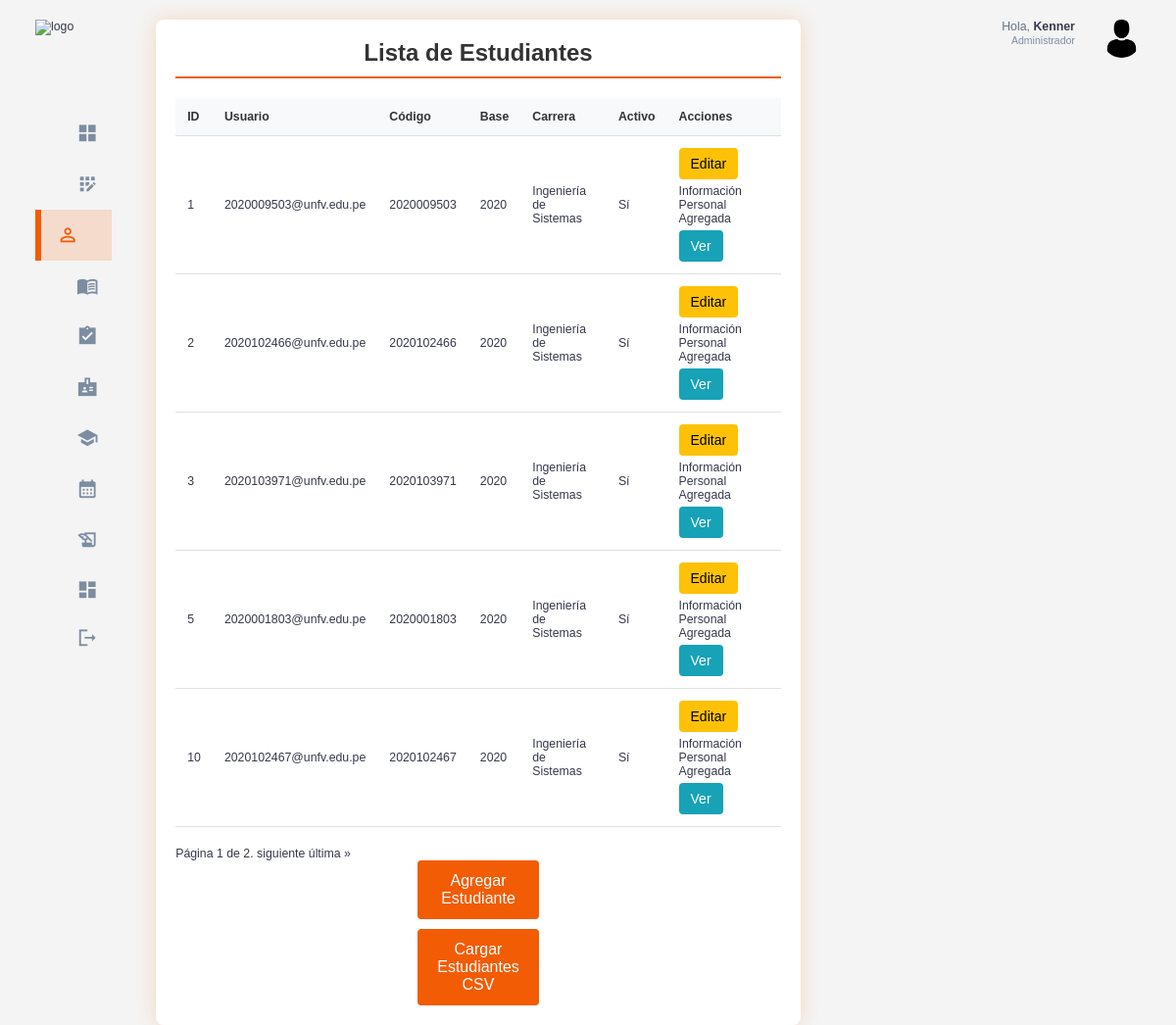
/estudiantes/ (signed in), run on an earlier commit of the app's database.
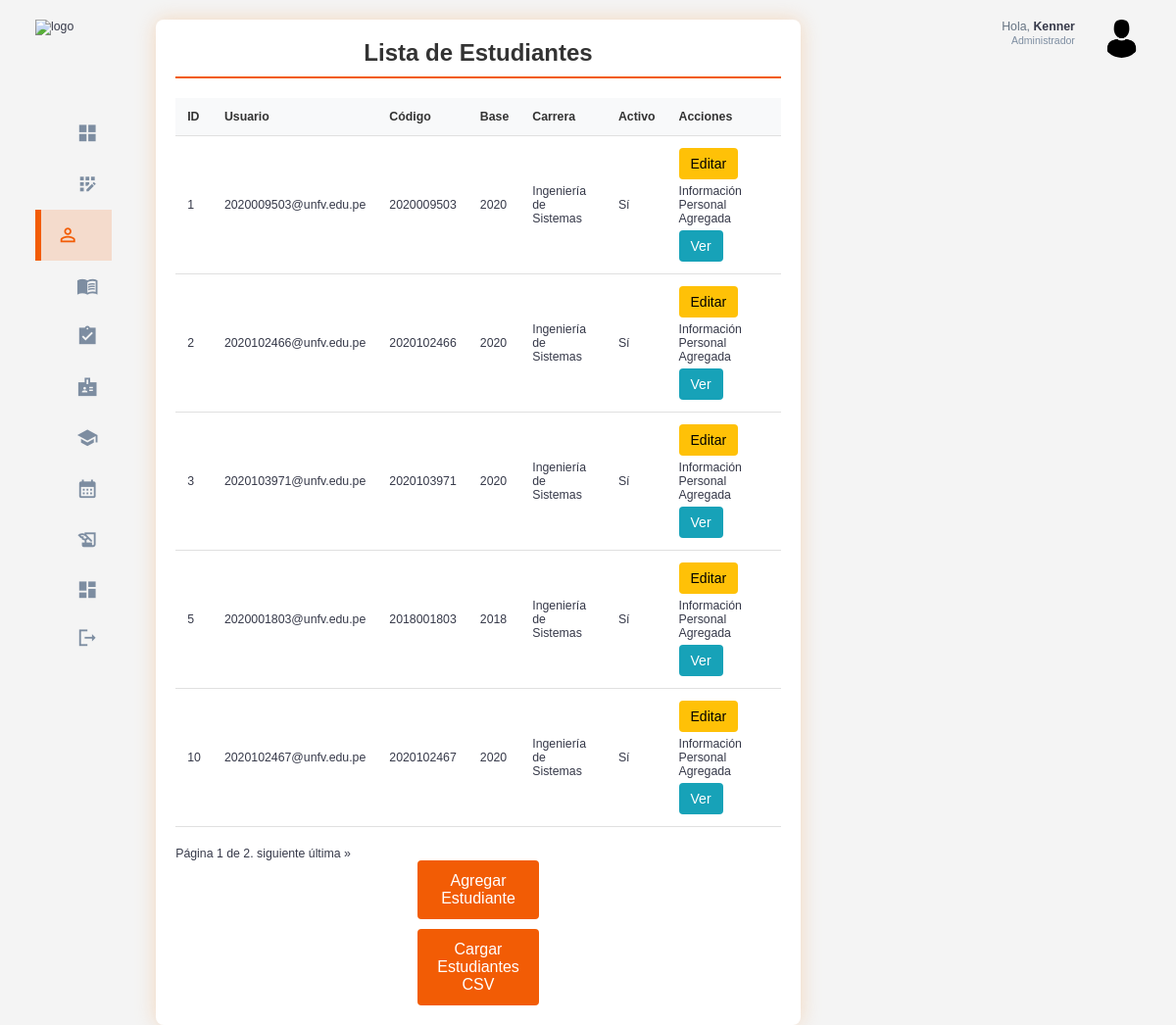
And on a later commit of the database.
### estudiantes/models.py (models this page shows, shortened)
class Estudiante(models.Model):
    usuario = models.OneToOneField(Usuario, on_delete=models.CASCADE)
    codigo = models.CharField(max_length=10,unique=True)
    base = models.CharField(max_length=20)
    carrera = models.CharField(max_length=100)
    activo = models.BooleanField(default=True)

### usuarios/models.py (models this page shows, shortened)
class Usuario(AbstractUser):
    id = models.AutoField(primary_key=True)
    rol = models.ForeignKey(Rol, on_delete=models.CASCADE, null=True, blank=False)

### usuarios/decorators.py (the view)
        def _wrapped_view(request, *args, **kwargs):
            if request.user.is_authenticated and (request.user.rol.nombre_rol == role or request.user.rol.is_admin):
                return view_func(request, *args, **kwargs)
            else:
                raise PermissionDenied  # Lanza un error si no tiene el rol correcto

### estudiantes/views.py (called while the page is built)
@login_required
@role_required('Administrador')
def listar_estudiantes(request):
    estudiantes = Estudiante.objects.all().order_by('id') # Obtiene todos los estudiantes
    paginator = Paginator(estudiantes, 5)
    page_number = request.GET.get('page')
    estudiantes = paginator.get_page(page_number)
    return render(request, 'estudiantes/listar_estudiantes.html', {'estudiantes': estudiantes})

### templates/estudiantes/listar_estudiantes.html (shortened to what this page needs)
{% extends 'base.html' %}
{% load static %}
{% block extra_css %}
    <link rel="stylesheet" href="{% static 'css/student_list.css' %}">
{% endblock %}
{% block content %}
<div class="student-list-container">
    <h2>Lista de Estudiantes</h2>
    <div class="table-responsive">
        <table class="student-table">
            <thead>
                <tr>
                    <th>ID</th>
                    <th>Usuario</th>
                    <th>Código</th>
                    <th>Base</th>
                    <th>Carrera</th>
                    <th>Activo</th>
                    <th>Acciones</th>
                </tr>
            </thead>
            <tbody>
                {% for estudiante in estudiantes %}
                <tr>
                    <td>{{ estudiante.id }}</td>
                    <td>{{ estudiante.usuario.username }}</td>
                    <td>{{ estudiante.codigo }}</td>
                    <td>{{ estudiante.base }}</td>
                    <td>{{ estudiante.carrera }}</td>
                    <td>{{ estudiante.activo|yesno:"Sí,No" }}</td>
                    <td class="actions">
                        <a href="{% url 'editar_estudiante' estudiante.pk %}" class="btn btn-edit">Editar</a>
                            {% if estudiante.informacionpersonal %}
                        <span>Información Personal Agregada</span>
                            {% else %}
                        <a href="{% url 'agregar_informacion_personal' estudiante.pk %}" class="btn btn-edit">Agregar Información Personal</a>
                            {% endif %}
                        <a href="{% url 'ver_informacion_estudiante' estudiante.pk %}" class="btn btn-view">Ver</a>
                    </td>
                </tr>
                {% empty %}
                <tr>
                    <td colspan="7">No hay estudiantes registrados.</td>
                </tr>
                {% endfor %}
            </tbody>
        </table>
    </div>
    <div class="pagination">
        <span class="step-links">
            <span class="current">
                Página {{ estudiantes.number }} de {{ estudiantes.paginator.num_pages }}.
            </span>
            {% if estudiantes.has_next %}
                <a href="?page={{ estudiantes.next_page_number }}">siguiente</a>
                <a href="?page={{ estudiantes.paginator.num_pages }}">última &raquo;</a>
            {% endif %}
        </span>
    </div>
    <a href="{% url 'agregar_estudiante'%}" class="btn btn-add">Agregar Estudiante</a>
    <a href="{% url 'cargar_estudiantes_csv' %}" class="btn btn-add btn-carga">Cargar Estudiantes CSV</a>
</div>
{% endblock %}

What changed in the data, as far as the page shows it:
changed Estudiante "2020001803@unfv.edu.pe": codigo "2020001803" → "2018001803"; base "2020" → "2018"
